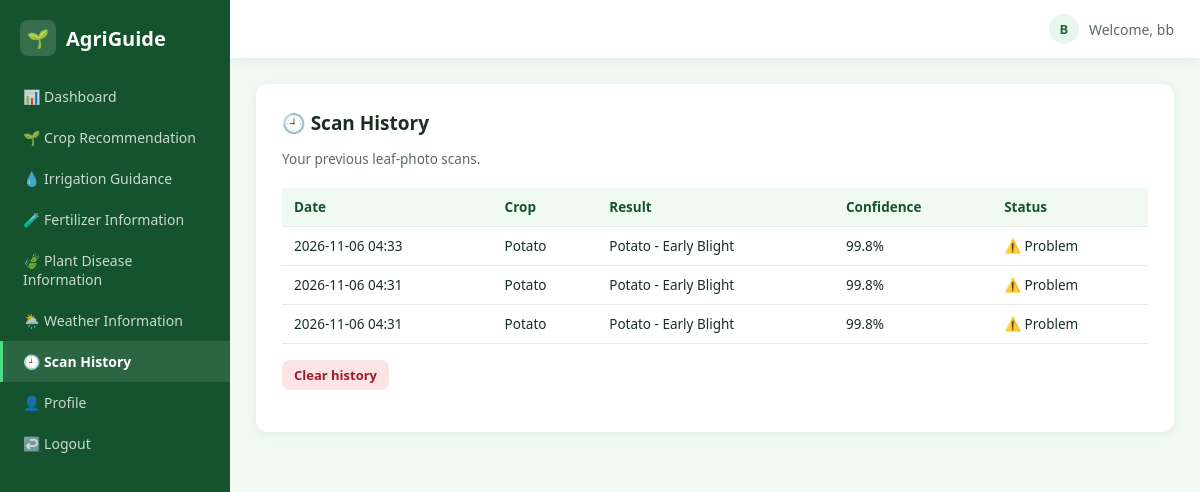
Screenshot of /history (signed in) with the database file from the repository.
### tables this page shows
CREATE TABLE scan_history (
        id INTEGER PRIMARY KEY AUTOINCREMENT,
        user_id INTEGER NOT NULL,
        crop TEXT,
        result TEXT NOT NULL,
        confidence REAL,
        healthy INTEGER DEFAULT 0,
        mode TEXT,
        created_at TEXT DEFAULT CURRENT_TIMESTAMP
    );

### app.py (the view)
@app.route("/history")
@login_required
def history():
    db = get_db()
    rows = db.execute("SELECT * FROM scan_history WHERE user_id = ? ORDER BY id DESC LIMIT 100",
                      (session["user_id"],)).fetchall()
    return render_template("history.html", rows=rows)

### app.py (called while the page is built)
def get_db():
    db = getattr(g, "_database", None)
    if db is None:
        db = g._database = sqlite3.connect(DB_PATH)
        db.row_factory = sqlite3.Row
        db.execute("PRAGMA foreign_keys = ON")
    return db

@app.teardown_appcontext
def close_connection(exception):
    db = getattr(g, "_database", None)
    if db is not None:
        db.close()

def login_required(f):
    @wraps(f)
    def wrapped(*args, **kwargs):
        if "user_id" not in session:
            flash("Please login to continue.", "error")
            return redirect(url_for("login"))
        return f(*args, **kwargs)
    return wrapped

@app.context_processor
def inject_user():
    return {
        "current_user_name": session.get("name"),
        "current_user_role": session.get("role"),
        "logged_in": "user_id" in session,
    }

### templates/history.html (shortened to what this page needs)
{% extends "base_app.html" %}
{% block content %}
<div class="panel">
  <h2>🕘 Scan History</h2>
  <p class="sub">Your previous leaf-photo scans.</p>
  {% if rows %}
  <table class="data-table">
    <tr><th>Date</th><th>Crop</th><th>Result</th><th>Confidence</th><th>Status</th></tr>
    {% for r in rows %}
    <tr>
      <td>{{ r.created_at[:16] }}</td><td>{{ r.crop or '-' }}</td><td>{{ r.result }}</td>
      <td>{{ r.confidence }}%</td><td>{{ '✅ Healthy' if r.healthy else '⚠️ Problem' }}</td>
    </tr>
    {% endfor %}
  </table>
  <p style="margin-top:16px;"><a href="{{ url_for('history_clear') }}" class="btn btn-sm confirm-delete" style="background:#fbe3e6;color:#9b1c2c;">Clear history</a></p>
  {% else %}
  <p class="empty-state">No scans yet. Try the <a href="{{ url_for('disease') }}" style="color:var(--green-primary);font-weight:600;">photo disease detector</a>.</p>
  {% endif %}
</div>
{% endblock %}

### static/css/style.css (style rules this page uses)
:root { --green-dark: #14532d; --green-primary: #16a34a; --green-mid: #1e6e3c; --green-light: #e8f7ee; --green-pale: #f0faf3; --text-dark: #1a2e22; --text-muted: #5b6b62; --white: #ffffff; --border: #e2ece5; --shadow: 0 2px 10px rgba(20, 83, 45, 0.08); --radius: 12px; }
* { box-sizing: border-box; }
body { margin: 0; font-family: "Segoe UI", "Helvetica Neue", Arial, sans-serif; background: var(--green-pale); color: var(--text-dark); }
a { text-decoration: none; color: inherit; }
.btn { display: inline-flex; align-items: center; justify-content: center; gap: 8px; padding: 12px 22px; border-radius: 8px; border: none; font-size: 15px; font-weight: 600; cursor: pointer; transition: transform 0.15s ease, box-shadow 0.15s ease, background 0.15s ease; }
.btn-sm { padding: 6px 12px; font-size: 13px; }
.panel { background: var(--white); border-radius: var(--radius); box-shadow: var(--shadow); padding: 26px; margin-bottom: 22px; }
.panel h2 { margin: 0 0 6px; font-size: 19px; }
.panel .sub { color: var(--text-muted); font-size: 13.5px; margin-bottom: 20px; }
table.data-table { width: 100%; border-collapse: collapse; font-size: 13.5px; }
table.data-table th, table.data-table td { padding: 10px 12px; text-align: left; border-bottom: 1px solid var(--border); }
table.data-table th { background: var(--green-pale); font-weight: 700; color: var(--green-dark); }

### rows the page displays
scan_history: created_at "2026-11-06 04:33", crop "Potato", result "Potato - Early Blight", confidence "99.8", healthy "⚠️ Problem"
scan_history: created_at "2026-11-06 04:31", crop "Potato", result "Potato - Early Blight", confidence "99.8", healthy "⚠️ Problem"
scan_history: created_at "2026-11-06 04:31", crop "Potato", result "Potato - Early Blight", confidence "99.8", healthy "⚠️ Problem"

### other values shown
{{ (current_user_name or "U")[0]|upper }} "B"
{{ current_user_name }} "bb"
